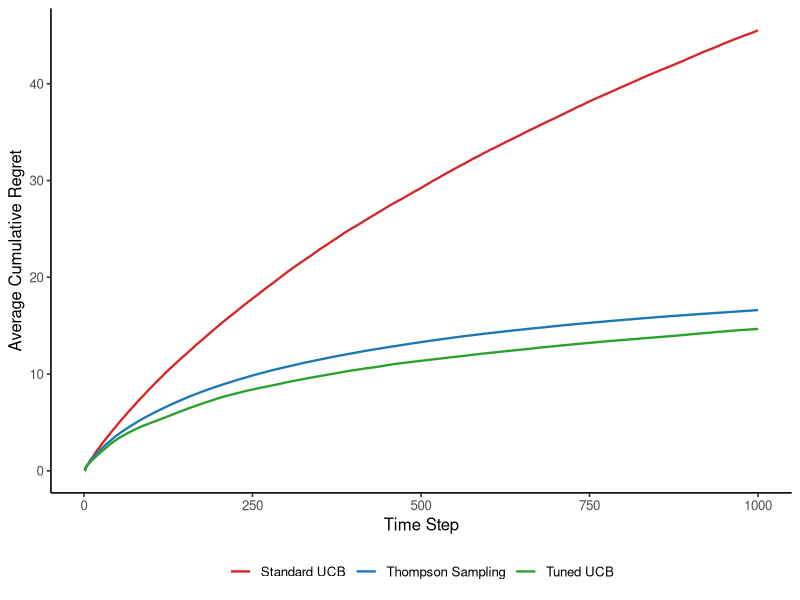
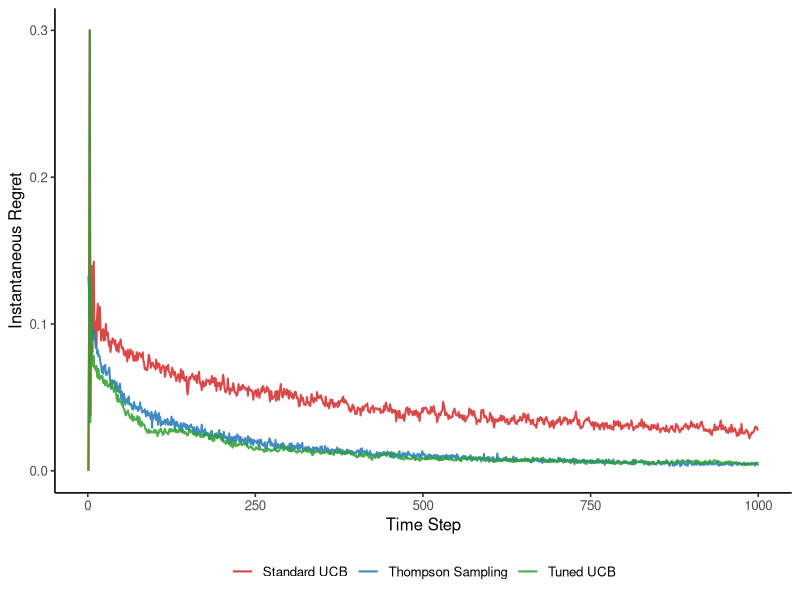
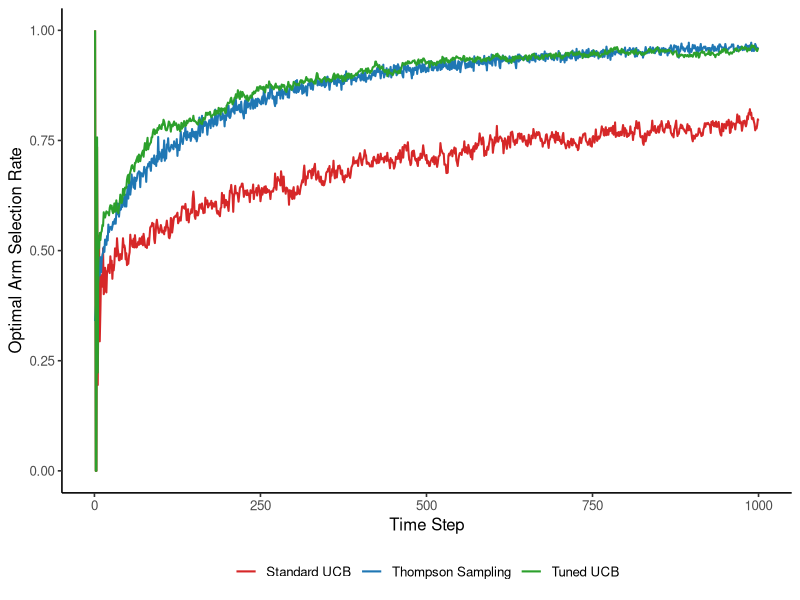
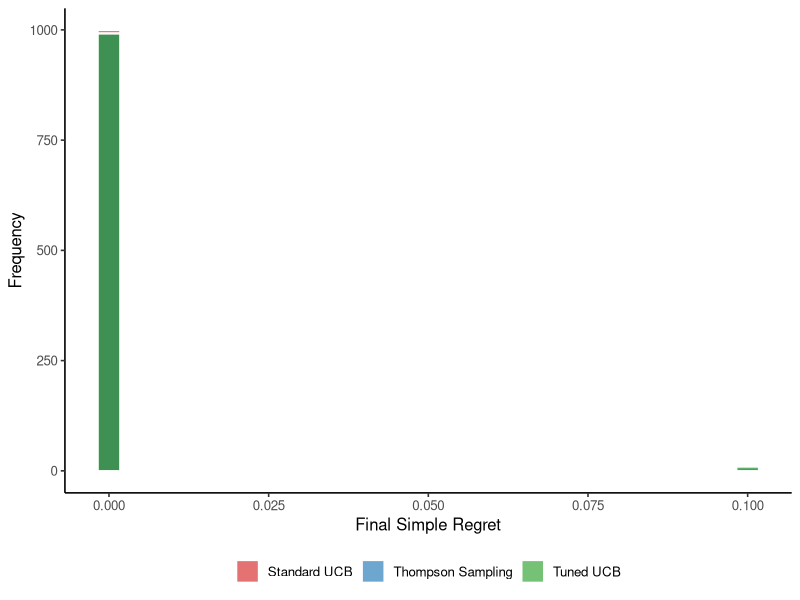

The R script that drew these images, in order: (Note: this script raises an error after producing the figures.)
## ---- chunk 1
knitr::opts_chunk$set(echo = TRUE)
packages <- c("ggplot2", "dplyr", "tidyr", "ggthemes")

for (pkg in packages) {
  if (!requireNamespace(pkg, quietly = TRUE)) {
    install.packages(pkg)
  }
  library(pkg, character.only = TRUE)
}
## ---- chunk 2
simulate_bandit_full <- function(algorithm, probs, T = 1000) {
  K <- length(probs)
  counts <- rep(0, K)
  rewards <- rep(0, K)
  best_arm <- which.max(probs)
  
  inst_regret <- numeric(T)
  total_regret <- numeric(T)
  chosen_arm <- numeric(T)
  regret <- 0
  
  for (t in 1:T) {
    if (algorithm == "ucb") {
      if (any(counts == 0)) {
        idx <- which(counts == 0)[1]
      } else {
        ucb_values <- rewards / counts + sqrt(2 * log(t) / counts)
        idx <- which.max(ucb_values)
      }
    } else if (algorithm == "ucb-tuned") {
      if (any(counts == 0)) {
        idx <- which(counts == 0)[1]
      } else {
        means <- rewards / counts
        variances <- pmin(1/4, means * (1 - means) + sqrt(2 * log(t) / counts))
        ucb_tuned_values <- means + sqrt(log(t) / counts * variances)
        idx <- which.max(ucb_tuned_values)
      }
    } else if (algorithm == "ts") {
      samples <- rbeta(K, 1 + rewards, 1 + counts - rewards)
      idx <- which.max(samples)
    }

    reward <- rbinom(1, 1, probs[idx])
    counts[idx] <- counts[idx] + 1
    rewards[idx] <- rewards[idx] + reward
    
    regret <- regret + (max(probs) - probs[idx])
    total_regret[t] <- regret
    inst_regret[t] <- max(probs) - probs[idx]
    chosen_arm[t] <- idx
  }
  
  list(
    cumulative = total_regret,
    instantaneous = inst_regret,
    optimal_pulls = chosen_arm == best_arm,
    last_simple_regret = max(probs) - probs[which.max(rewards / counts)]
  )
}
## ---- chunk 3
set.seed(42)
probs <- c(0.7, 0.6, 0.4)
T <- 1000
runs <- 1000
methods <- c("ucb", "ucb-tuned", "ts")
labels <- c("Standard UCB", "Tuned UCB", "Thompson Sampling")

simulate_all <- function(method) {
  replicate(runs, simulate_bandit_full(method, probs, T), simplify = FALSE)
}

results <- lapply(methods, simulate_all)
names(results) <- labels
## ---- chunk 4
cumulative_df <- do.call(rbind, lapply(names(results), function(name) {
  do.call(cbind, lapply(results[[name]], function(r) r$cumulative)) |>
    rowMeans() |>
    data.frame(time = 1:T, Regret = _) |>
    mutate(Algorithm = name)
})) |>
  bind_rows()

ggplot(cumulative_df, aes(x = time, y = Regret, color = Algorithm)) +
  geom_line(size = 0.8) +
  scale_color_manual(values = c("Standard UCB" = "#D62728", 
                                "Thompson Sampling" = "#1F77B4", 
                                "Tuned UCB" = "#2CA02C")) +
  labs(x = "Time Step", y = "Average Cumulative Regret") +
  theme_classic(base_size = 12) +
  theme(legend.position = "bottom", legend.title = element_blank())
## ---- chunk 5
inst_df <- do.call(rbind, lapply(names(results), function(name) {
  do.call(cbind, lapply(results[[name]], function(r) r$instantaneous)) |>
    rowMeans() |>
    data.frame(time = 1:T, InstantRegret = _) |>
    mutate(Algorithm = name)
})) |>
  bind_rows()

ggplot(inst_df, aes(x = time, y = InstantRegret, color = Algorithm)) +
  geom_line(size = 0.7, alpha = 0.85) +
  scale_color_manual(values = c("Standard UCB" = "#D62728", 
                                "Thompson Sampling" = "#1F77B4", 
                                "Tuned UCB" = "#2CA02C")) +
  labs(x = "Time Step", y = "Instantaneous Regret") +
  theme_classic(base_size = 12) +
  theme(legend.position = "bottom", legend.title = element_blank())
## ---- chunk 6
opt_df <- do.call(rbind, lapply(names(results), function(name) {
  do.call(cbind, lapply(results[[name]], function(r) r$optimal_pulls)) |>
    rowMeans() |>
    data.frame(time = 1:T, OptimalRate = _) |>
    mutate(Algorithm = name)
})) |>
  bind_rows()

ggplot(opt_df, aes(x = time, y = OptimalRate, color = Algorithm)) +
  geom_line(size = 0.7) +
  scale_color_manual(values = c("Standard UCB" = "#D62728", 
                                "Thompson Sampling" = "#1F77B4", 
                                "Tuned UCB" = "#2CA02C")) +
  labs(x = "Time Step", y = "Optimal Arm Selection Rate") +
  theme_classic(base_size = 12) +
  theme(legend.position = "bottom", legend.title = element_blank())
## ---- chunk 7
simple_df <- do.call(rbind, lapply(names(results), function(name) {
  sapply(results[[name]], function(r) r$last_simple_regret) |>
    data.frame(SimpleRegret = _, Algorithm = name)
})) |>
  bind_rows()

ggplot(simple_df, aes(x = SimpleRegret, fill = Algorithm)) +
  geom_histogram(alpha = 0.65, bins = 30, position = "identity", color = "white") +
  scale_fill_manual(values = c("Standard UCB" = "#D62728", 
                               "Thompson Sampling" = "#1F77B4", 
                               "Tuned UCB" = "#2CA02C")) +
  labs(x = "Final Simple Regret", y = "Frequency") +
  theme_classic(base_size = 12) +
  theme(legend.position = "bottom", legend.title = element_blank())
## ---- chunk 8
final_regrets <- data.frame(
  Standard_UCB = ucb_results[T, ],
  Tuned_UCB = ucb_tuned_results[T, ],
  Thompson_Sampling = ts_results[T, ]
) %>%
  pivot_longer(cols = everything(), names_to = "Algorithm", values_to = "FinalRegret")

final_regrets$Algorithm <- factor(final_regrets$Algorithm,
                                  levels = c("Standard_UCB", "Thompson_Sampling", "Tuned_UCB"))
## ---- chunk 9
ggplot(final_regrets, aes(x = FinalRegret, fill = Algorithm)) +
  geom_histogram(alpha = 0.65, bins = 30, position = "identity", color = "white") +
  scale_fill_manual(values = c("Standard_UCB" = "#D62728", 
                               "Thompson_Sampling" = "#1F77B4", 
                               "Tuned_UCB" = "#2CA02C")) +
  labs(x = "Final Cumulative Regret", y = "Frequency") +
  theme_classic(base_size = 12) +
  theme(
    legend.position = "bottom",
    legend.title = element_blank(),
    axis.text = element_text(color = "black"),
    panel.grid = element_blank()
  )
